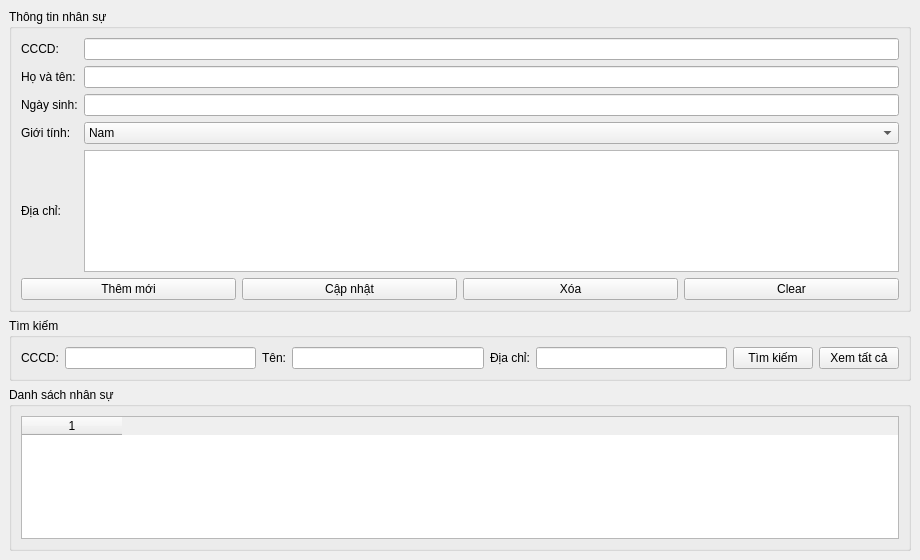
<?xml version="1.0" encoding="UTF-8"?>
<ui version="4.0">
 <class>MainWindow</class>
 <widget class="QMainWindow" name="MainWindow">
  <property name="geometry">
   <rect>
    <x>0</x>
    <y>0</y>
    <width>920</width>
    <height>560</height>
   </rect>
  </property>
  <property name="windowTitle">
   <string>Quản lý nhân sự</string>
  </property>
  <widget class="QWidget" name="centralwidget">
   <layout class="QVBoxLayout" name="verticalLayout">
    <item>
     <widget class="QGroupBox" name="groupBoxForm">
      <property name="title">
       <string>Thông tin nhân sự</string>
      </property>
      <layout class="QGridLayout" name="gridLayoutForm">
       <item row="0" column="0">
        <widget class="QLabel" name="labelCCCD">
         <property name="text">
          <string>CCCD:</string>
         </property>
        </widget>
       </item>
       <item row="0" column="1">
        <widget class="QLineEdit" name="lineEditCCCD"/>
       </item>
       <item row="1" column="0">
        <widget class="QLabel" name="labelFullName">
         <property name="text">
          <string>Họ và tên:</string>
         </property>
        </widget>
       </item>
       <item row="1" column="1">
        <widget class="QLineEdit" name="lineEditFullName"/>
       </item>
       <item row="2" column="0">
        <widget class="QLabel" name="labelBirthDate">
         <property name="text">
          <string>Ngày sinh:</string>
         </property>
        </widget>
       </item>
       <item row="2" column="1">
        <widget class="QLineEdit" name="lineEditBirthDate"/>
       </item>
       <item row="3" column="0">
        <widget class="QLabel" name="labelGender">
         <property name="text">
          <string>Giới tính:</string>
         </property>
        </widget>
       </item>
       <item row="3" column="1">
        <widget class="QComboBox" name="comboBoxGender">
         <item>
          <property name="text">
           <string>Nam</string>
          </property>
         </item>
         <item>
          <property name="text">
           <string>Nữ</string>
          </property>
         </item>
         <item>
          <property name="text">
           <string>Khác</string>
          </property>
         </item>
        </widget>
       </item>
       <item row="4" column="0">
        <widget class="QLabel" name="labelAddress">
         <property name="text">
          <string>Địa chỉ:</string>
         </property>
        </widget>
       </item>
       <item row="4" column="1">
        <widget class="QPlainTextEdit" name="plainTextEditAddress"/>
       </item>
       <item row="5" column="0" colspan="2">
        <layout class="QHBoxLayout" name="horizontalLayoutButtons">
         <item>
          <widget class="QPushButton" name="pushButtonAdd">
           <property name="text">
            <string>Thêm mới</string>
           </property>
          </widget>
         </item>
         <item>
          <widget class="QPushButton" name="pushButtonUpdate">
           <property name="text">
            <string>Cập nhật</string>
           </property>
          </widget>
         </item>
         <item>
          <widget class="QPushButton" name="pushButtonDelete">
           <property name="text">
            <string>Xóa</string>
           </property>
          </widget>
         </item>
         <item>
          <widget class="QPushButton" name="pushButtonClear">
           <property name="text">
            <string>Clear</string>
           </property>
          </widget>
         </item>
        </layout>
       </item>
      </layout>
     </widget>
    </item>
    <item>
     <widget class="QGroupBox" name="groupBoxSearch">
      <property name="title">
       <string>Tìm kiếm</string>
      </property>
      <layout class="QGridLayout" name="gridLayoutSearch">
       <item row="0" column="0">
        <widget class="QLabel" name="labelSearchCCCD">
         <property name="text">
          <string>CCCD:</string>
         </property>
        </widget>
       </item>
       <item row="0" column="1">
        <widget class="QLineEdit" name="lineEditSearchCCCD"/>
       </item>
       <item row="0" column="2">
        <widget class="QLabel" name="labelSearchName">
         <property name="text">
          <string>Tên:</string>
         </property>
        </widget>
       </item>
       <item row="0" column="3">
        <widget class="QLineEdit" name="lineEditSearchName"/>
       </item>
       <item row="0" column="4">
        <widget class="QLabel" name="labelSearchAddress">
         <property name="text">
          <string>Địa chỉ:</string>
         </property>
        </widget>
       </item>
       <item row="0" column="5">
        <widget class="QLineEdit" name="lineEditSearchAddress"/>
       </item>
       <item row="0" column="6">
        <widget class="QPushButton" name="pushButtonSearch">
         <property name="text">
          <string>Tìm kiếm</string>
         </property>
        </widget>
       </item>
       <item row="0" column="7">
        <widget class="QPushButton" name="pushButtonRefresh">
         <property name="text">
          <string>Xem tất cả</string>
         </property>
        </widget>
       </item>
      </layout>
     </widget>
    </item>
    <item>
     <widget class="QGroupBox" name="groupBoxTable">
      <property name="title">
       <string>Danh sách nhân sự</string>
      </property>
      <layout class="QVBoxLayout" name="verticalLayoutTable">
       <item>
        <widget class="QTableWidget" name="tableWidget">
         <column>5</column>
         <property name="alternatingRowColors">
          <bool>false</bool>
         </property>
         <property name="selectionBehavior">
          <enum>QAbstractItemView::SelectRows</enum>
         </property>
         <property name="selectionMode">
          <enum>QAbstractItemView::SingleSelection</enum>
         </property>
        </widget>
       </item>
      </layout>
     </widget>
    </item>
   </layout>
  </widget>
 </widget>
 <resources/>
 <connections/>
</ui>
